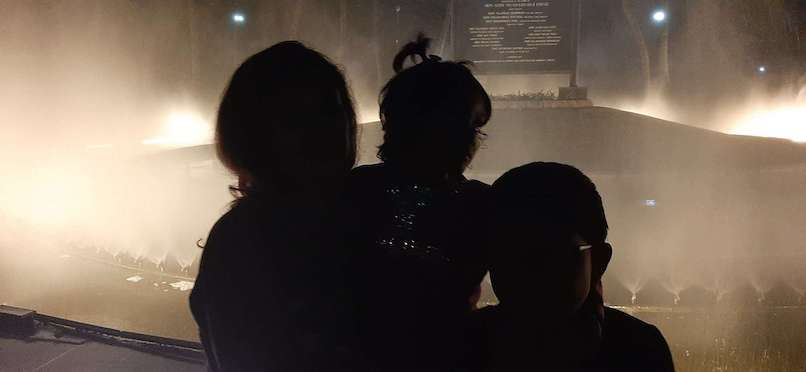
#> input picture night_image.jpeg, 806 x 372 px
$ python edged.py
#> lines starting #> are read from the running program, lines starting #| are printed output that depends on the picture
from PIL import ImageFilter
from PIL import Image
im = Image.open('night_image.jpeg')
#> im is the input picture: PIL image 806x372 RGB; mean R, G, B 104.3, 90.4, 78.7
im = im.filter(ImageFilter.FIND_EDGES)
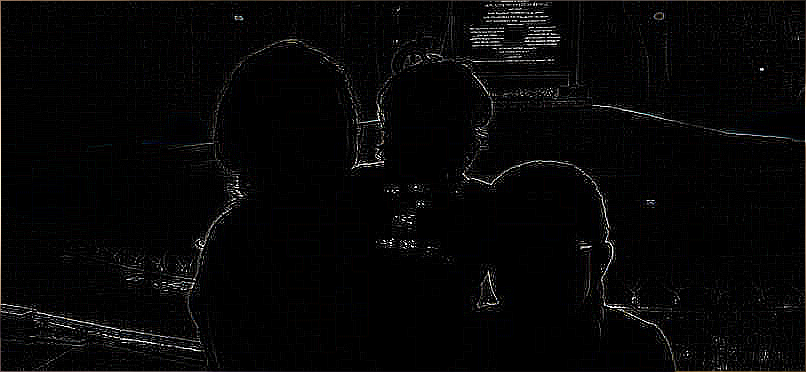
#> im: PIL image 806x372 RGB; mean R, G, B 6.3, 6.1, 6.2
im.show()

$ run again, with laddu.jpeg copied over night_image.jpeg
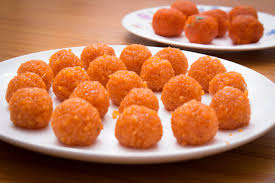
#> input picture laddu.jpeg, 275 x 183 px
#> im is the input picture: PIL image 275x183 RGB; mean R, G, B 183.2, 116.1, 79.7
#> `im = im.filter(ImageFilter.FIND_EDGES)`:
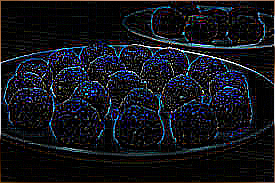
#> im: PIL image 275x183 RGB; mean R, G, B 19.4, 20.9, 27.4
